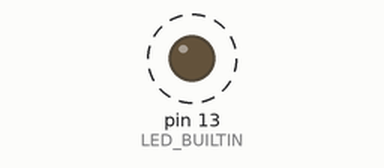
This sketch was run on a simulated Arduino Mega 2560, built with avr-gcc and run on an emulated ATmega2560. On the bench: output pins drawn as LEDs (lit = HIGH). Dashed ring = blinking. Random numbers use the default seed unless the sketch sets one.

Above: at 0.15 s.
Timing chart, 0 to 3.0 s (numbered marks = the images above):
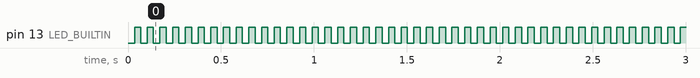

Measured:
- by itself, pin 13 (LED_BUILTIN): alternates HIGH for 0.03 s and LOW for 0.03 s

The sketch:

RPmock.ino
```cpp
// raspberry pi poco

//under serial1
//RP GP0 -> underRX
//RP GP1 <- underTX

//air serial2
//RP GP8 -> airRX
//RP GP9 <- airTX

enum {
  LINEAR,
  DIVE
} mode = LINEAR;

char sendUART_BUF[256];

const float air_dps_pressure_hPa = 1013.0;
const float air_dps_temperature_deg = 30;
const float air_sdp_differentialPressure_Pa = 1013.0;
const float air_sdp_temperature_deg = 30;

const float under_dps_pressure_hPa = 1013.0;
const float under_dps_temperature_deg = 30;


const float const_air_dps_m = 71;
float air_dps_altitude_m = const_air_dps_m;
float air_sdp_airspeed_ms = 10.2;


const float const_under_dps_m = 70;
float under_dps_altitude_m = const_under_dps_m;
float under_urm_altitude_m = 0.6;

const float const_platform_alt_m = 10.6;
float true_m = const_platform_alt_m;


unsigned long int loop_count = 180;
double down_count = 0;
bool flag_landed = false;

//乱数生成
float randNumber;

void setup() {
  // put your setup code here, to run once:
  Serial1.begin(460800);
  Serial2.begin(460800);

  pinMode(LED_BUILTIN, OUTPUT);

  //乱数生成
  randomSeed(analogRead(0));
}

void loop() {
  static unsigned long int last_send_time = 0;
  if (millis() - last_send_time > 33) {
    last_send_time = millis();

    digitalWrite(LED_BUILTIN, !digitalRead(LED_BUILTIN));
    loop_count++;

    randNumber = random(92, 112);
    air_sdp_airspeed_ms = randNumber / 10;
    Serial.println(air_sdp_airspeed_ms);

    if (millis() < 15000) {
      // 離陸前
      under_urm_altitude_m = 0.6;
    } else if (!flag_landed) {
      // 離陸後 ~ 着水前

      // true_mの更新
      if (mode == LINEAR) {
        true_m -= 0.006799;
      } else if (mode == DIVE) {
        down_count = loop_count / 180;
        true_m = 10 / down_count;
      }

      // 気圧高度の更新
      air_dps_altitude_m = (true_m - const_platform_alt_m) * 0.94 + const_air_dps_m;
      under_dps_altitude_m = (true_m - const_platform_alt_m) * 0.96 + const_under_dps_m;

      // 超音波高度の更新
      if (true_m <= 5.0) {
        under_urm_altitude_m = true_m;
      } else {
        under_urm_altitude_m = 10.0;
      }

      // 着水判定
      if (true_m <= 0.006799) {
        flag_landed = true;
      }
    } else {
      // 着水後
      // 更新無し
        under_urm_altitude_m = true_m;
    }

    //超音波にノイズのせる
    // 1/150(TBD)の確率で外れ値を0.2~1.1秒連続して出力する
    static int noise_count = 0;
    static float noise_val = 0;
    if (noise_count > 0) {
      noise_count--;
      under_urm_altitude_m = noise_val;
    } else {
      if (random(0, 150) == 1) {
        noise_count = random(6, 36);
        noise_val = (float)random(0, 1000) / 100.0;
        if (noise_val > 5) {
          noise_val = 10;
        }
      }
    }

    //under
    //気圧[hPa],温度[deg],気圧高度[m],超音波高度[m]
    sprintf(sendUART_BUF, "%.2f,%.2f,%.2f,%.2f\n", under_dps_pressure_hPa, under_dps_temperature_deg, under_dps_altitude_m, under_urm_altitude_m);
    Serial1.print(sendUART_BUF);

    //air
    //気圧[hPa],温度[deg],気圧高度[m],差圧[Pa],対気速度[m/ss]
    sprintf(sendUART_BUF, "%.2f,%.2f,%.2f,%.2f,%.2f\n", air_dps_pressure_hPa, air_dps_temperature_deg, air_dps_altitude_m, air_sdp_differentialPressure_Pa, air_sdp_airspeed_ms);
    Serial2.print(sendUART_BUF);
  }
}
```
